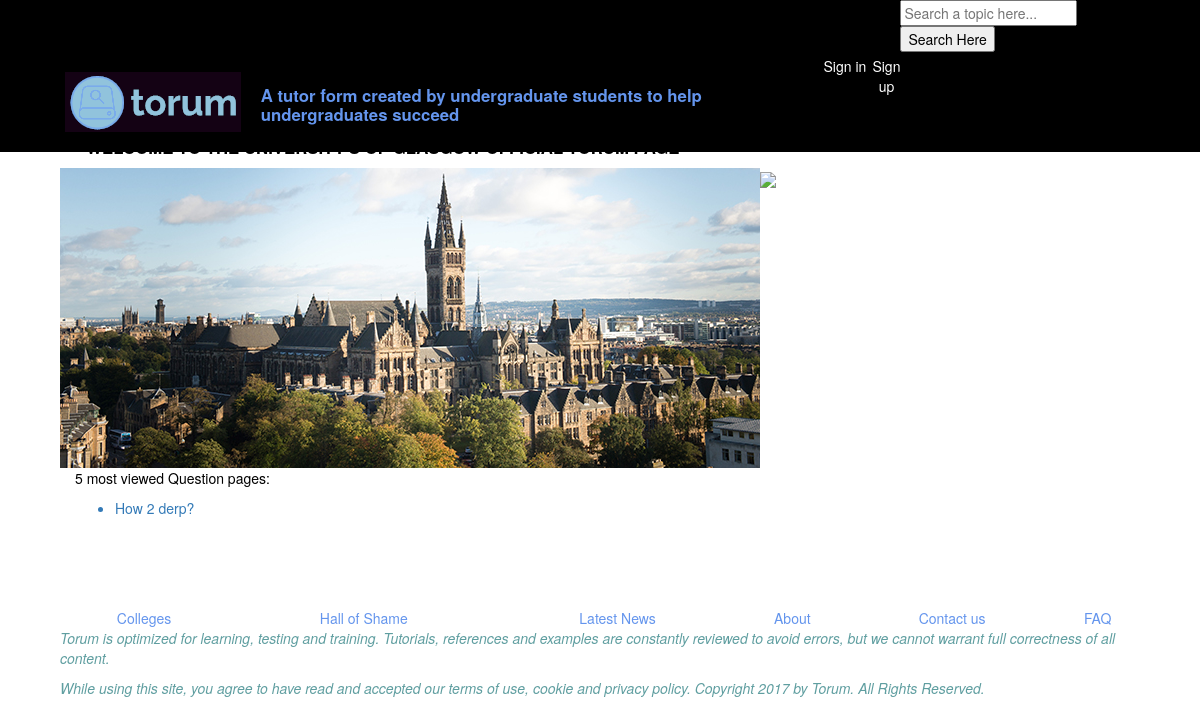
Before: /forum/ with the older database file.
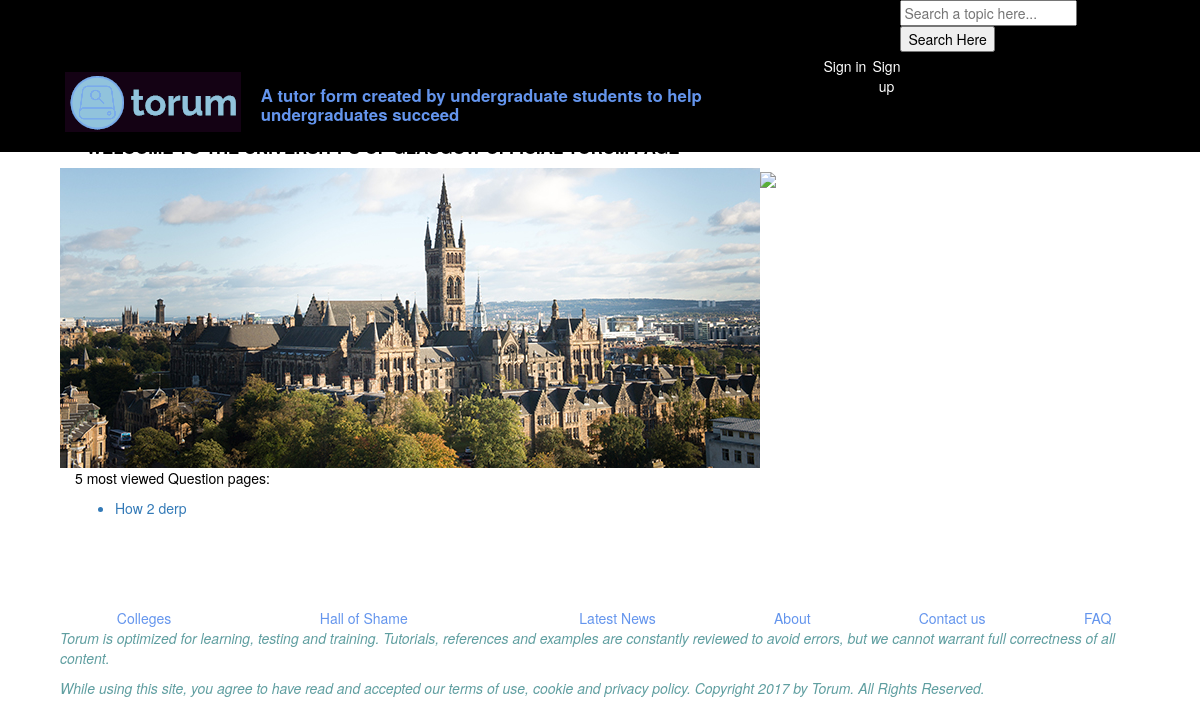
After: the same page with the newer database file.
### forum/models.py (models this page shows, shortened)
class QuestionPage(models.Model):
    module = models.ForeignKey(Module, null=True)
    max_length = 128
    num_of_posts = models.IntegerField(default=1)
    title = models.CharField(max_length=max_length, unique=True)
    locked = models.BooleanField(default=False)
    views = models.IntegerField(default=0)
    slug = models.SlugField(unique=True, null=True)
    class Meta:
        verbose_name_plural = "QuestionPages"

### forum/views.py (the view)
def index(request):
    question_page_list = QuestionPage.objects.order_by('views')[:5]
    context_dict = {'question_pages': question_page_list}
    return render(request, 'forum/index.html', context_dict)

### templates/forum/index.html (shortened to what this page needs)
{% extends 'forum/base.html' %}
{% load staticfiles %}
{% block body_block %}
    <div class="container">
        <h1>WELCOME TO THE UNIVERSITY'S OF GLASGOW OFFICIAL TORUM PAGE</h1>
        <div class="row">
            <div style="float: left">
                <img src="{% static 'images/indexuni.jpg' %}",alt="glasgow uni"/>
            </div>
                <div class = "image">
                <a href="{% url 'create_question' %}"><img src="{% static 'images/ask_a_question.jpg' %}",alt="ask a question"/> </a>
                </div>
        </div>
        <div>
            {% if question_pages %}
            <p>5 most viewed Question pages: </p>
            <ul>
                {% for question_page in question_pages %}
                <a href="{% url 'redirect' %}{{ question_page.module.slug }}/{{ question_page.slug }}"><li>{{ question_page.title }}</li></a>
                {% endfor %}
            </ul>
            {% else %}
            <strong>No questions asked yet</strong>
            {% endif %}
        </div>
    </div>
{% endblock %}

### templates/forum/base.html (shortened to what this page needs)
<!DOCTYPE html>
{% load staticfiles %}
<html lang="en">
<head>
<link rel="stylesheet" href="https://maxcdn.bootstrapcdn.com/bootstrap/3.3.7/css/bootstrap.min.css">
    <link rel="stylesheet" type="text/css" href="{% static "css/base.css" %}">
</head>
<body style="
    padding: 60px;
">
<header>
<div id="header-container" class="container" style="width: 95%;">
    <div id=" header-intro" class="intro">
        <a href="{% url 'index' %}" style="width: 20%;"><img src="/static/images/tutorlogo.png"/></a>
        <h1 style="align-self: center;">
        A tutor form created by undergraduate students to help undergraduates succeed
        </h1>
    </div>
    <div id=" header-login" class="login">
        {% if user.is_authenticated %}
            <a href="{% url 'profile' %}">{{ user.username }}</a>
            <a href="{% url 'logout' %}">Logout </a>
        {% else %}
            <a href="{% url 'login' %}">Sign in </a>
            <a href="{% url 'register' %}">Sign up </a>
        {% endif %}
    </div>
    <div id="header-search" class="search" >
        <form method="get" action = {% url 'search' %}>
        <input type ="text" name="search" placeholder="Search a topic here..."/>
        <input type="submit" value="Search Here"/>
    </div>
</div>
</header>
<div id="body" class="body">
    {% block body_block %}{% endblock %}
</div>
<footer>
    <div id="footer-links" class="links">
        <a href="{% url 'colleges' %}">Colleges </a>
        <a href="{% url 'hallOfShame' %}">Hall of Shame </a>
        <a href="{% url 'latestNews' %}">Latest News </a>
        <a href="{% url 'about' %}">About </a>
        <a href="{% url 'contact_us' %}">Contact us </a>
        <a href="{% url 'FAQ' %}"> FAQ </a>
    </div>
    <div id="footer-message">
        {% block footer_block %}
            <p><i>Torum is optimized for learning, testing and training. Tutorials, references and examples are
                constantly
                reviewed to avoid errors, but we cannot warrant full correctness of all content.</i></p>
            <i>While using this site, you agree to have read and accepted our terms of use, cookie and privacy
                policy.
                Copyright
                2017 by Torum. All Rights Reserved.</i>
        {% endblock %}
    </div>
</footer>
</body>
</html>

### static/css/base.css (style rules this page uses)
h1 { display: block; font-size: 1.5em; color: cornflowerblue; margin-top: 1em; margin-bottom: 0.67em; margin-left: 0.67em; margin-right: 0; font-weight: bold; }
header { color: aliceblue; left: 0px; right: 0px; top: 0px; position: fixed; background-color: #000000; box-sizing: border-box; width: 100%; z-index: 9999; }
header a { color: #ffffff; margin: 20px; display: table-cell; width: 100%; table-layout: fixed; text-align: center; }
div.container { display: table; color: black; }
div.intro { display: table-cell; }
div.login { display: table-cell; vertical-align: middle; }
div.body { color: black; padding-top: 20px; padding-bottom: 20px; }
div.body h1 { color: black; }
div.links { display: table; width: 100%; padding-top: 20px; }
div.links a { display: table-cell; color: cornflowerblue; text-align: center; }
div.intro { display: flex; }
div.intro h1 { padding-left: 10px; }
footer { padding-top: 20px; color: cadetblue; }
a { margin: 0 1em 0 0; }
h1 { display: block; font-size: 1.2em; margin-top: 1em; margin-bottom: 0.67em; margin-left: 0.67em; margin-right: 0; font-weight: bold; }
.search { position: relative; float: right; }

Changed rows visible on the page:
removed QuestionPage: title "How 2 derp?"
added QuestionPage: title "How 2 derp"
